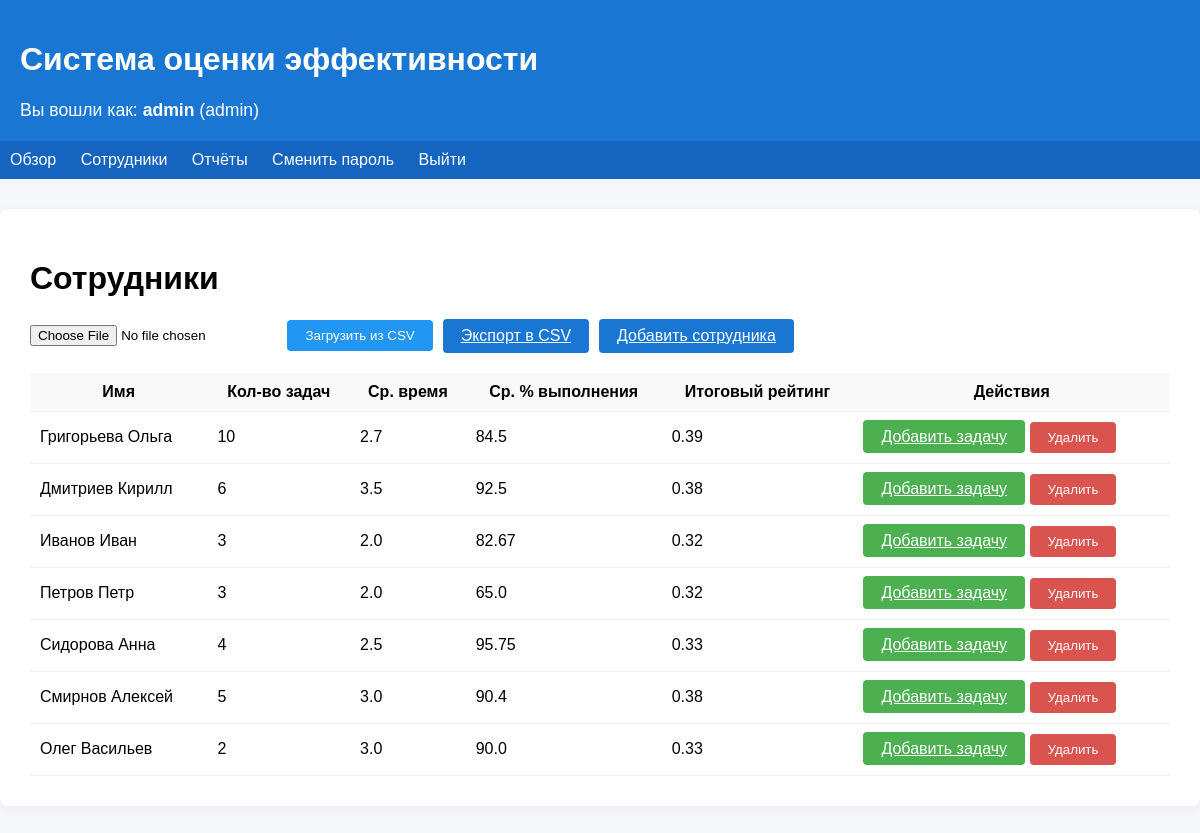
The app's page /auth/employees (signed in), older data.
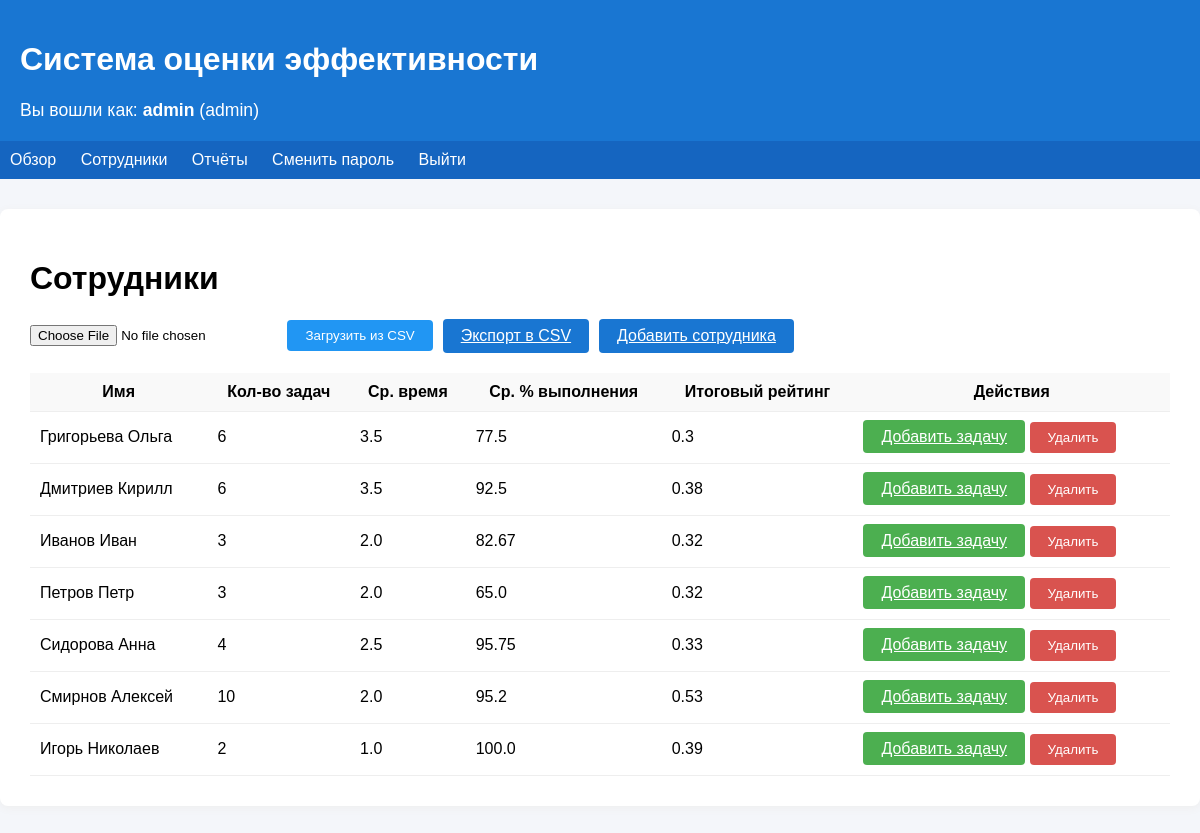
The same page, newer data.
### app/models.py (models this page shows, shortened)
class User(db.Model, UserMixin):
    __tablename__ = 'users'
    id = db.Column(db.Integer, primary_key=True)
    username = db.Column(db.String(64), unique=True, nullable=False)
    password_hash = db.Column(db.String(128), nullable=False)
    role = db.Column(db.String(10), nullable=False, default='admin')

class Employee(db.Model):
    __tablename__ = 'employees'
    id = db.Column(db.Integer, primary_key=True)
    name = db.Column(db.String(100))
    position = db.Column(db.String(100))
    department = db.Column(db.String(100))
    rating = db.Column(db.Float)
    tasks = db.relationship('Task', back_populates='employee', cascade='all, delete-orphan')
    def tasks_count(self):
        return len(self.tasks)
    def avg_time(self):
        if not self.tasks:
            return 0
        return sum(t.time for t in self.tasks) / len(self.tasks)
    def avg_correctness(self):
        if not self.tasks:
            return 0
        return sum(t.correctness for t in self.tasks) / len(self.tasks)
    def score(self):
        n = self.tasks_count()
        if n >= 10:
            w1 = 0.5
        elif 5 <= n <= 9:
            w1 = 0.3
        else:
            w1 = 0.2
        avg_time = self.avg_time()
        if avg_time <= 2:
            w2 = 0.5
        elif 2 < avg_time <= 5:
            w2 = 0.3
        else:
            w2 = 0.2
        avg_corr = self.avg_correctness()
        if 85 <= avg_corr <= 100:
            w3 = 0.6
        elif 50 <= avg_corr < 85:
            w3 = 0.3
        else:
            w3 = 0.1
        return round(w1 * 0.45 + w2 * 0.3 + w3 * 0.25, 2)

class Task(db.Model):
    __tablename__ = 'tasks'
    id = db.Column(db.Integer, primary_key=True)
    employee_id = db.Column(db.Integer, db.ForeignKey('employees.id'))
    time = db.Column(db.Float)
    correctness = db.Column(db.Float)
    employee = db.relationship('Employee', back_populates='tasks')

### app/auth.py (the view)
@bp.route('/employees', methods=['GET'])
@login_required
def list_employees():
    employees = Employee.query.all()
    delete_form = DeleteEmployeeForm()
    return render_template('employees.html', employees=employees, delete_form=delete_form)

### app/forms.py
class DeleteEmployeeForm(FlaskForm):
    submit = SubmitField('Удалить')

### app/templates/employees.html (shortened to what this page needs)
{% extends 'base.html' %}
{% block content %}
  <h1>Сотрудники</h1>
  <div style="display: flex; gap: 10px; align-items: center; margin-bottom: 20px;">
    <form method="post" enctype="multipart/form-data" action="{{ url_for('views.upload_data') }}" style="margin: 0;">
        <input type="file" name="file" accept=".csv" required>
        <button type="submit" class="btn" style="background:#2196F3;">Загрузить из CSV</button>
    </form>
    <a href="{{ url_for('views.export_csv') }}" class="btn">Экспорт в CSV</a>
    {% if current_user.role == 'admin' %}
      <a href="{{ url_for('auth.add_employee') }}" class="btn">Добавить сотрудника</a>
    {% endif %}
  </div>
  <table>
    <thead>
      <tr>
        <th>Имя</th>
        <th>Кол-во задач</th>
        <th>Ср. время</th>
        <th>Ср. % выполнения</th>
        <th>Итоговый рейтинг</th>
        <th>Действия</th>
      </tr>
    </thead>
    <tbody>
      {% for emp in employees %}
      <tr>
        <td>{{ emp.name }}</td>
        <td>{{ emp.tasks_count() }}</td>
        <td>{{ emp.avg_time()|round(2) }}</td>
        <td>{{ emp.avg_correctness()|round(2) }}</td>
        <td>{{ emp.score() }}</td>
        <td>
          {% if (current_user.role == 'worker' and current_user.username == emp.name)
                or current_user.role in ['admin', 'manager'] %}
            <a href="{{ url_for('auth.add_task', emp_id=emp.id) }}" class="btn" style="background:#4CAF50;">Добавить задачу</a>
          {% endif %}
          {% if current_user.role == 'admin' %}
            <form method="post" action="{{ url_for('auth.delete_employee', emp_id=emp.id) }}" style="display:inline;" onsubmit="return confirm('Удалить сотрудника {{ emp.name }}?');">
              <button type="submit" class="btn" style="background:#d9534f;">Удалить</button>
            </form>
          {% endif %}
        </td>
      </tr>
      {% endfor %}
    </tbody>
  </table>
{% endblock %}

### app/templates/base.html (shortened to what this page needs)
<!DOCTYPE html>
<html lang="ru">
<head>
</head>
<body>
  <header>
    <h1>Система оценки эффективности</h1>
    {% if current_user.is_authenticated %}
      <div style="font-size:1.1em; margin-top:8px;">
        Вы вошли как: <b>{{ current_user.username }}</b> {{current_user.name}} ({{ current_user.role }})
      </div>
    {% endif %}
  </header>
  <nav>
    <a href="{{ url_for('views.dashboard') }}">Обзор</a>
    <a href="{{ url_for('auth.list_employees') }}">Сотрудники</a>
    <a href="{{ url_for('views.reports') }}">Отчёты</a>
    <a href="{{ url_for('auth.change_password') }}">Сменить пароль</a>
    <a href="{{ url_for('auth.logout') }}">Выйти</a>
  </nav>
  <div class="container">
    {% block content %}{% endblock %}
  </div>
</body>
</html>

### app/templates/base.html (style rules this page uses)
body { font-family: Arial, sans-serif; background: #f4f6fa; margin: 0; }
header { background: #1976d2; color: #fff; padding: 20px; }
nav { background: #1565c0; padding: 10px; }
nav a { color: #fff; margin-right: 20px; text-decoration: none; }
.container { max-width: 1200px; margin: 30px auto; background: #fff; border-radius: 8px; box-shadow: 0 2px 8px #eee; padding: 30px; }
.btn { background: #1976d2; color: #fff; border: none; padding: 8px 18px; border-radius: 4px; cursor: pointer; }
table { width: 100%; border-collapse: collapse; margin-top: 20px; }
th, td { padding: 10px; border-bottom: 1px solid #eee; }
th { background: #f9f9f9; }

Row changes from the older to the newer data that the page shows:
computed for Employee "Григорьева Ольга": tasks_count "10" → "6"; avg_time "2.7" → "3.5"; avg_correctness "84.5" → "77.5"; score "0.39" → "0.3"
changed through a linked row, Employee "Смирнов Алексей": tasks_count "5" → "10"; avg_time "3.0" → "2.0"; avg_correctness "90.4" → "95.2"; score "0.38" → "0.53"
changed Employee: name "Олег Васильев" → "Игорь Николаев"; avg_time "3.0" → "1.0"; avg_correctness "90.0" → "100.0"; score "0.33" → "0.39"
